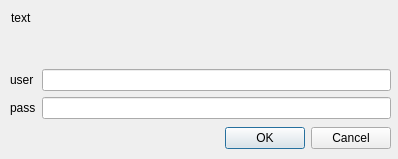
<?xml version="1.0" encoding="UTF-8"?>
<ui version="4.0">
 <class>Dialog</class>
 <widget class="QDialog" name="Dialog">
  <property name="geometry">
   <rect>
    <x>0</x>
    <y>0</y>
    <width>398</width>
    <height>159</height>
   </rect>
  </property>
  <property name="windowTitle">
   <string>Dialog</string>
  </property>
  <widget class="QWidget" name="verticalLayoutWidget">
   <property name="geometry">
    <rect>
     <x>10</x>
     <y>10</y>
     <width>381</width>
     <height>139</height>
    </rect>
   </property>
   <layout class="QVBoxLayout" name="verticalLayout">
    <item>
     <widget class="QLabel" name="text">
      <property name="sizePolicy">
       <sizepolicy hsizetype="Preferred" vsizetype="Minimum">
        <horstretch>0</horstretch>
        <verstretch>0</verstretch>
       </sizepolicy>
      </property>
      <property name="text">
       <string>text</string>
      </property>
      <property name="alignment">
       <set>Qt::AlignLeading|Qt::AlignLeft|Qt::AlignTop</set>
      </property>
      <property name="wordWrap">
       <bool>true</bool>
      </property>
      <property name="indent">
       <number>1</number>
      </property>
     </widget>
    </item>
    <item>
     <layout class="QFormLayout" name="formLayout">
      <property name="fieldGrowthPolicy">
       <enum>QFormLayout::AllNonFixedFieldsGrow</enum>
      </property>
      <item row="1" column="1">
       <widget class="QLineEdit" name="e_username"/>
      </item>
      <item row="1" column="0">
       <widget class="QLabel" name="l_username">
        <property name="text">
         <string>user</string>
        </property>
       </widget>
      </item>
      <item row="2" column="0">
       <widget class="QLabel" name="l_password">
        <property name="text">
         <string>pass</string>
        </property>
       </widget>
      </item>
      <item row="2" column="1">
       <widget class="QLineEdit" name="e_password">
        <property name="echoMode">
         <enum>QLineEdit::Password</enum>
        </property>
       </widget>
      </item>
     </layout>
    </item>
    <item>
     <widget class="QDialogButtonBox" name="buttonBox">
      <property name="orientation">
       <enum>Qt::Horizontal</enum>
      </property>
      <property name="standardButtons">
       <set>QDialogButtonBox::Cancel|QDialogButtonBox::Ok</set>
      </property>
     </widget>
    </item>
   </layout>
  </widget>
 </widget>
 <resources/>
 <connections>
  <connection>
   <sender>buttonBox</sender>
   <signal>accepted()</signal>
   <receiver>Dialog</receiver>
   <slot>accept()</slot>
   <hints>
    <hint type="sourcelabel">
     <x>248</x>
     <y>254</y>
    </hint>
    <hint type="destinationlabel">
     <x>157</x>
     <y>274</y>
    </hint>
   </hints>
  </connection>
  <connection>
   <sender>buttonBox</sender>
   <signal>rejected()</signal>
   <receiver>Dialog</receiver>
   <slot>reject()</slot>
   <hints>
    <hint type="sourcelabel">
     <x>316</x>
     <y>260</y>
    </hint>
    <hint type="destinationlabel">
     <x>286</x>
     <y>274</y>
    </hint>
   </hints>
  </connection>
 </connections>
</ui>
